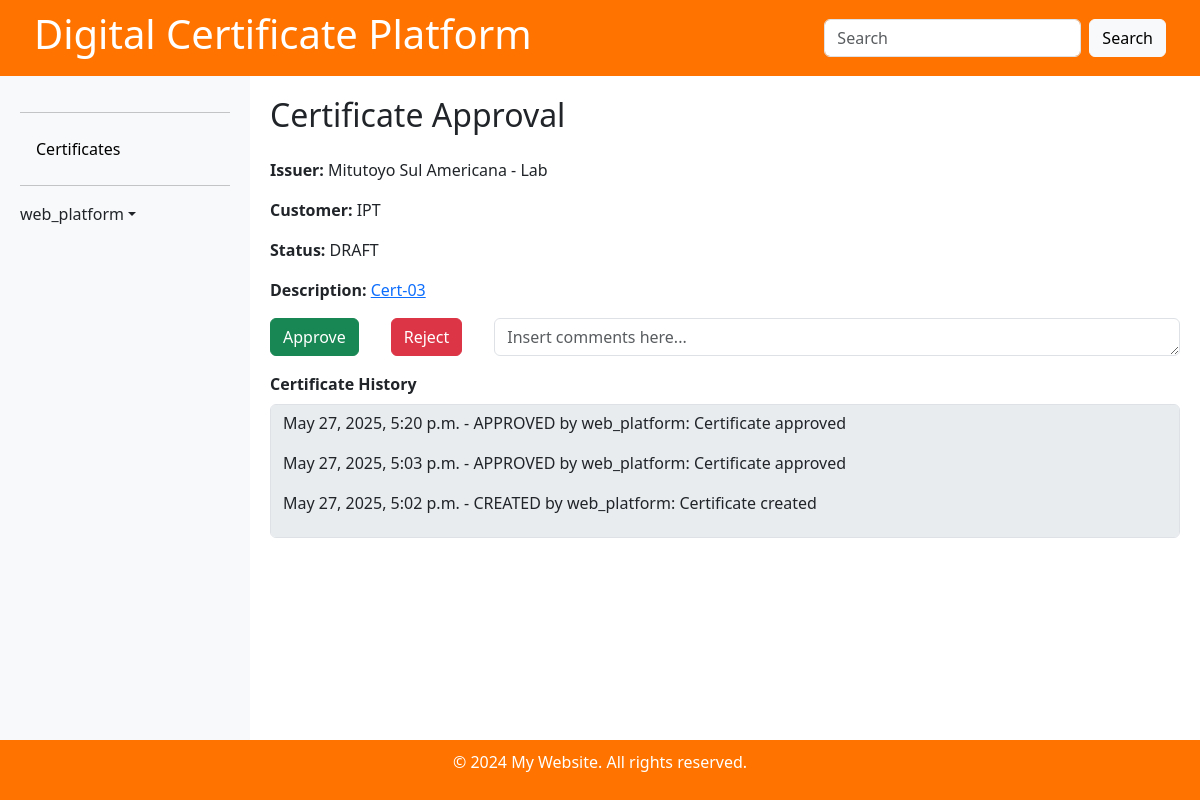
The page /certificate/approval/36 (signed in) on the database its author committed.
### certificate/models.py (models this page shows, shortened)
class Certificate(models.Model):
    CERT_TYPES = {
        'CA': 'Calibration',
        'DE': 'Degree',
    }
    STATUSES ={
        'DRAFT': 'Draft',
        'REJECTED': 'Rejected',
        'WAITING': 'Waiting',
        'APPROVED': 'Approved',
    }
    description         = models.CharField('Certificate description', max_length= 200)
    type                = models.CharField('Certificate Type', max_length=2, choices=CERT_TYPES)
    file                = models.FileField(null=True, upload_to='certificates/')
    language            = models.CharField('Language', max_length=50)
    creation            = models.DateTimeField('Creation date time', auto_now_add=True)
    issuer              = models.ForeignKey(Issuer, null=True, related_name='issuer_of', on_delete=models.PROTECT)
    uploader            = models.ForeignKey(User, null=True, related_name='uploader_of', on_delete=models.PROTECT)
    customer            = models.ForeignKey(Customer, null=True, related_name='customer_of', on_delete=models.PROTECT)
    upload              = models.DateTimeField('Upload date time', auto_now_add=True)
    status              = models.CharField('Status', max_length=30, choices=STATUSES, default='DRAFT')
    token               = models.CharField('Token', max_length=36, unique=True, default=uuid.uuid4, editable=False)
    due_date            = models.DateField( null=True , blank=True, default='2099-12-31')
    rejection_reason    = models.TextField(blank=True, null=True)
    uploader            = models.ForeignKey(User, on_delete=models.CASCADE, related_name='uploaded_certificates')

class Issuer(models.Model):
    name            = models.CharField('Name', max_length=150)
    issuer_id       = models.CharField('Issuer ID', max_length=150)
    description     = models.CharField('Description', max_length=200)
    parent          = models.ForeignKey(to='Issuer', null=True, blank=True, on_delete=models.PROTECT)
    contact         = models.CharField('Contact', blank=True, max_length=200)
    telephone       = models.CharField('Telephone', blank=True, max_length=50)
    email           = models.CharField('Email', blank=True, max_length=200)
    country         = models.ForeignKey(Country, blank=True, on_delete=models.PROTECT)
    state           = models.CharField('State', max_length=50)
    city            = models.CharField('Postal code', blank=True, max_length=50)
    postal_code     = models.CharField('Address 1', blank=True, max_length=20)
    address_2       = models.CharField('Address 2', blank=True, max_length=200)
    address_3       = models.CharField('Address 3', blank=True, max_length=200)
    address_4       = models.CharField('Address 4', blank=True, max_length=200)
    active          = models.BooleanField('Active', default=False)
    creation        = models.DateTimeField('Creation Date', default=timezone.now)

class Customer(models.Model):
    name            = models.CharField(verbose_name='Name', max_length=150)
    customer_id     = models.CharField(verbose_name='Customer ID', max_length=150)
    description     = models.CharField(verbose_name='Description', max_length=200)
    parent          = models.ForeignKey(to='Customer', null=True, blank=True, on_delete=models.PROTECT)
    contact         = models.CharField(verbose_name='Contact', blank=True, max_length=200)
    telephone       = models.CharField(verbose_name='Telephone', blank=True, max_length=50)
    email           = models.CharField(verbose_name='Email', max_length=200)
    country         = models.ForeignKey(Country, on_delete=models.PROTECT)
    state           = models.CharField(verbose_name='State', blank=True, max_length=50)
    city            = models.CharField(verbose_name='Postal code', blank=True, max_length=50)
    postal_code     = models.CharField(verbose_name='Address 1', blank=True, max_length=20)
    address_2       = models.CharField(verbose_name='Address 2', blank=True, max_length=200)
    address_3       = models.CharField(verbose_name='Address 3', blank=True, max_length=200)
    address_4       = models.CharField(verbose_name='Address 4', blank=True, max_length=200)
    active          = models.BooleanField(verbose_name='Active', default=False)
    creation        = models.DateTimeField(verbose_name='Creation Date', default=timezone.now)

class CertificateHistory(models.Model):
    ACTION_CHOICES = [
        ('CREATED', 'Created'),
        ('APPROVED', 'Approved'),
        ('REJECTED', 'Rejected'),
        ('RELEASED', 'Released'),
    ]
    certificate = models.ForeignKey(Certificate, on_delete=models.CASCADE, related_name='history')
    action = models.CharField(max_length=20, choices=ACTION_CHOICES)
    timestamp = models.DateTimeField(auto_now_add=True)
    user = models.ForeignKey(User, on_delete=models.CASCADE)
    comments = models.TextField(blank=True, null=True)

### certificate/views.py (the view, shortened to what this page needs)
# urls.py: path('certificate/approval/<int:pk>', views.certificate_approval, name='certificate-approval'),
@login_required
@has_role_decorator('approver')
def certificate_approval(request, pk):
    template = 'certificate/certificate-approval.html'
    certificate = get_object_or_404(Certificate, pk=pk)
    history = CertificateHistory.objects.filter(certificate=certificate).order_by('-timestamp')
    context = {
        'certificate': certificate,
        'history': history,
    }
    return render(request, template, context)

### certificate/context_processors.py (called while the page is built)
def user_roles(request):
    if request.user.is_authenticated:
        roles = [role.role_name for role in get_user_roles(request.user)]
    else:
        roles = []
    return {'user_roles': roles}

### certificate/templatetags/custom_filters.py (called while the page is built)
@register.filter
def user_has_role(user, role_name):
    return has_role(user, role_name)

### certificate/templates/certificate/certificate-approval.html (shortened to what this page needs)
{% extends 'base.html' %}{% load custom_filters %}
{% block content %}
<div class="d-flex justify-content-between align-items-center mb-3">
  <h2>Certificate Approval</h2>
</div>
<form method="post" id="approvalForm">
    <div class="mb-3">
        <p><strong>Issuer:</strong> {{ certificate.issuer.name }}</p>
        <p><strong>Customer:</strong> {{ certificate.customer.name }}</p>
        <p><strong>Status:</strong> {{ certificate.status }}</p>
        <p><strong>Description:</strong> <a href="{{ certificate.file.url }}">{{ certificate.description }}</a></p>
    </div>
    <div class="row mb-3">
        <div class="col-auto">
            <button type="submit" name="action" value="approve" class="btn btn-success me-2">Approve</button>
        </div>
        <div class="col-auto">
            <button type="submit" name="action" value="reject" class="btn btn-danger me-2">Reject</button>
        </div>
        <div class="col">
            <textarea id="rejection_reason" name="rejection_reason" class="form-control" placeholder="Insert comments here..." rows="1"></textarea>
        </div>
    </div>
    <div class="mb-3">
        <label for="certificate_history" class="form-label"><strong>Certificate History</strong></label>
        <div id="certificate_history" class="form-control" style="background-color: #e9ecef; cursor: not-allowed;" readonly>
            {% for h in history %}
                <p>{{ h.timestamp }} - {{ h.action }} by {{ h.user }}: {{ h.comments }}</p>
            {% endfor %}
        </div>
    </div>
</form>
{% endblock content %}

### templates/base.html (shortened to what this page needs)
{% load static %} {% load i18n %} {% load custom_filters %}
<!DOCTYPE html>
<html lang="en">
<head>
  <link rel="stylesheet" href="{% static '/style.css' %}">
  <link href="https://cdn.jsdelivr.net/npm/bootstrap@5.3.3/dist/css/bootstrap.min.css" rel="stylesheet">
</head>
<body>
  <header>
    <div class="d-flex justify-content-between align-items-center px-4">
      <h1>Digital Certificate Platform
      </h1>
      {% if user.is_authenticated %}
      <form class="d-flex search-bar">
        <input class="form-control me-2" type="search" placeholder="Search" aria-label="Search">
        <button class="btn btn-light" type="submit">Search</button>
      </form>
      {% endif %}
    </div>
  </header>
  <div class="main-content">
    <div id="sidebar">
      <hr>
      {% if user.is_authenticated %}
      <ul class="nav nav-pills flex-column mb-auto">
        <li class="nav-item">
          <a href="{% url 'certificate' %}" class="nav-link {% if 'certificate' == request.resolver_match.url_name %}active{% endif %}">
            Certificates
          </a>
        </li>
      {% endif %}
      <hr>
      <div class="dropdown">
        {% if user.is_authenticated %}
        <a href="{% url 'home' %}" class="d-flex align-items-center link-dark text-decoration-none dropdown-toggle" id="dropdownUser2" data-bs-toggle="dropdown" aria-expanded="false">
          {{ user.username }}
        </a>
        {% endif %}
      </div>
    </div>
    <div id="content">
        {% block content %}{% endblock %}
    </div>
  </div>
  <footer>
    <p>&copy; 2024 My Website. All rights reserved.</p>
  </footer>
</body>
</html>

### static/style.css (style rules this page uses)
body { display: flex; flex-direction: column; height: 100vh; margin: 0; }
header { background-color: #ff7400; color: white; padding: 10px; }
footer { background-color: #ff7400; color: white; padding: 10px; text-align: center; }
.main-content { display: flex; flex: 1; overflow: hidden; }
#sidebar { min-width: 250px; max-width: 250px; background-color: #f8f9fa; padding: 20px; overflow-y: auto; }
#content { flex-grow: 1; padding: 20px; overflow-y: auto; }
#sidebar .nav-link { color: #000; transition: background-color 0.3s ease, color 0.3s ease; }

### rows shown on the page
Certificate: issuer.name "Mitutoyo Sul Americana - Lab", customer.name "IPT", status "DRAFT", description "Cert-03"
CertificateHistory: timestamp "May 27, 2025, 5:20 p.m.", action "APPROVED", user "web_platform", comments "Certificate approved"
CertificateHistory: timestamp "May 27, 2025, 5:03 p.m.", action "APPROVED", user "web_platform", comments "Certificate approved"
CertificateHistory: timestamp "May 27, 2025, 5:02 p.m.", action "CREATED", user "web_platform", comments "Certificate created"

### other values the page prints
{{ user.username }} "web_platform"
